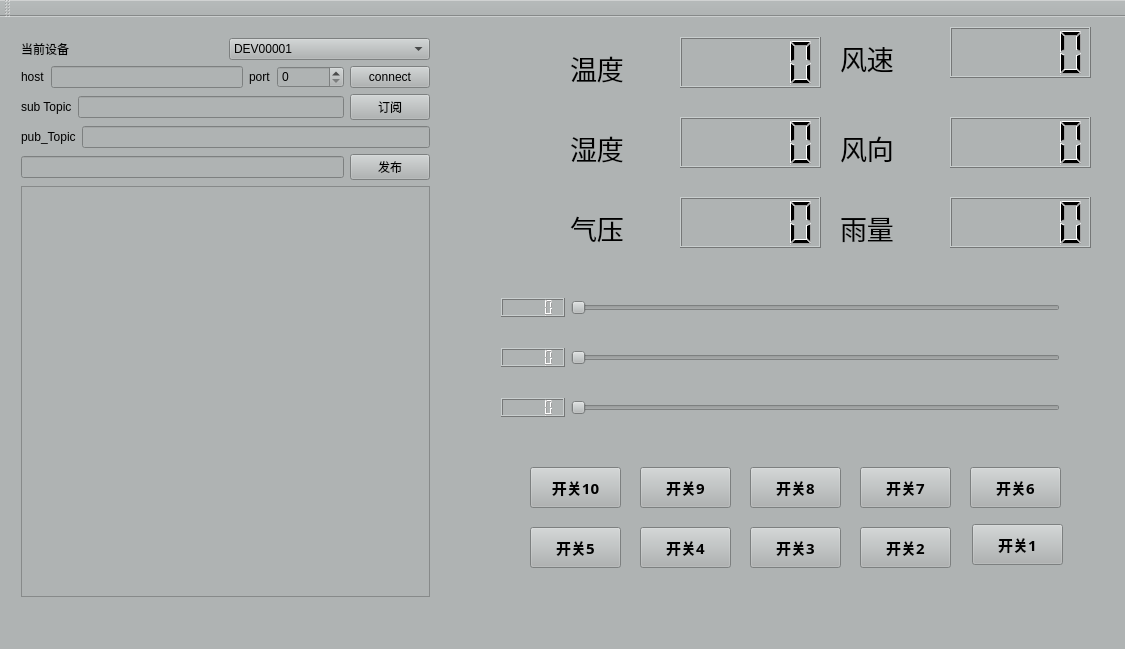
<?xml version="1.0" encoding="UTF-8"?>
<ui version="4.0">
 <class>MainWindow</class>
 <widget class="QMainWindow" name="MainWindow">
  <property name="geometry">
   <rect>
    <x>0</x>
    <y>0</y>
    <width>1125</width>
    <height>649</height>
   </rect>
  </property>
  <property name="windowTitle">
   <string>MainWindow</string>
  </property>
  <property name="autoFillBackground">
   <bool>false</bool>
  </property>
  <property name="styleSheet">
   <string notr="true">background-color: rgb(175, 179, 179);</string>
  </property>
  <widget class="QWidget" name="centralWidget">
   <widget class="QLCDNumber" name="lcdNumber_Temperature">
    <property name="geometry">
     <rect>
      <x>680</x>
      <y>20</y>
      <width>141</width>
      <height>51</height>
     </rect>
    </property>
   </widget>
   <widget class="QLabel" name="label_3">
    <property name="geometry">
     <rect>
      <x>570</x>
      <y>30</y>
      <width>81</width>
      <height>41</height>
     </rect>
    </property>
    <property name="font">
     <font>
      <family>Arial</family>
      <pointsize>20</pointsize>
     </font>
    </property>
    <property name="text">
     <string>温度</string>
    </property>
   </widget>
   <widget class="QLCDNumber" name="lcdNumber_Humidity">
    <property name="geometry">
     <rect>
      <x>680</x>
      <y>100</y>
      <width>141</width>
      <height>51</height>
     </rect>
    </property>
   </widget>
   <widget class="QLabel" name="label_4">
    <property name="geometry">
     <rect>
      <x>570</x>
      <y>110</y>
      <width>81</width>
      <height>41</height>
     </rect>
    </property>
    <property name="font">
     <font>
      <family>Arial</family>
      <pointsize>20</pointsize>
     </font>
    </property>
    <property name="text">
     <string>湿度</string>
    </property>
   </widget>
   <widget class="QLabel" name="label_5">
    <property name="geometry">
     <rect>
      <x>570</x>
      <y>190</y>
      <width>81</width>
      <height>41</height>
     </rect>
    </property>
    <property name="font">
     <font>
      <family>Arial</family>
      <pointsize>20</pointsize>
     </font>
    </property>
    <property name="text">
     <string>气压</string>
    </property>
   </widget>
   <widget class="QLCDNumber" name="lcdNumber_Press">
    <property name="geometry">
     <rect>
      <x>680</x>
      <y>180</y>
      <width>141</width>
      <height>51</height>
     </rect>
    </property>
   </widget>
   <widget class="QLCDNumber" name="lcdNumber_Speed">
    <property name="geometry">
     <rect>
      <x>950</x>
      <y>10</y>
      <width>141</width>
      <height>51</height>
     </rect>
    </property>
   </widget>
   <widget class="QLabel" name="label_6">
    <property name="geometry">
     <rect>
      <x>840</x>
      <y>20</y>
      <width>81</width>
      <height>41</height>
     </rect>
    </property>
    <property name="font">
     <font>
      <family>Arial</family>
      <pointsize>20</pointsize>
     </font>
    </property>
    <property name="text">
     <string>风速</string>
    </property>
   </widget>
   <widget class="QLCDNumber" name="lcdNumber_Direction">
    <property name="geometry">
     <rect>
      <x>950</x>
      <y>100</y>
      <width>141</width>
      <height>51</height>
     </rect>
    </property>
   </widget>
   <widget class="QLabel" name="label_7">
    <property name="geometry">
     <rect>
      <x>840</x>
      <y>110</y>
      <width>81</width>
      <height>41</height>
     </rect>
    </property>
    <property name="font">
     <font>
      <family>Arial</family>
      <pointsize>20</pointsize>
     </font>
    </property>
    <property name="text">
     <string>风向</string>
    </property>
   </widget>
   <widget class="QPushButton" name="pushButton_SW_00">
    <property name="geometry">
     <rect>
      <x>972</x>
      <y>507</y>
      <width>91</width>
      <height>41</height>
     </rect>
    </property>
    <property name="font">
     <font>
      <family>Agency FB</family>
      <pointsize>11</pointsize>
      <weight>75</weight>
      <bold>true</bold>
     </font>
    </property>
    <property name="text">
     <string>开关1</string>
    </property>
   </widget>
   <widget class="QLabel" name="label_8">
    <property name="geometry">
     <rect>
      <x>840</x>
      <y>190</y>
      <width>81</width>
      <height>41</height>
     </rect>
    </property>
    <property name="font">
     <font>
      <family>Arial</family>
      <pointsize>20</pointsize>
     </font>
    </property>
    <property name="text">
     <string>雨量</string>
    </property>
   </widget>
   <widget class="QLCDNumber" name="lcdNumber_Rain">
    <property name="geometry">
     <rect>
      <x>950</x>
      <y>180</y>
      <width>141</width>
      <height>51</height>
     </rect>
    </property>
   </widget>
   <widget class="QPushButton" name="pushButton_SW_01">
    <property name="geometry">
     <rect>
      <x>860</x>
      <y>510</y>
      <width>91</width>
      <height>41</height>
     </rect>
    </property>
    <property name="font">
     <font>
      <family>Agency FB</family>
      <pointsize>11</pointsize>
      <weight>75</weight>
      <bold>true</bold>
     </font>
    </property>
    <property name="autoFillBackground">
     <bool>false</bool>
    </property>
    <property name="text">
     <string>开关2</string>
    </property>
   </widget>
   <widget class="QPushButton" name="pushButton_SW_02">
    <property name="geometry">
     <rect>
      <x>750</x>
      <y>510</y>
      <width>91</width>
      <height>41</height>
     </rect>
    </property>
    <property name="font">
     <font>
      <family>Agency FB</family>
      <pointsize>11</pointsize>
      <weight>75</weight>
      <bold>true</bold>
     </font>
    </property>
    <property name="autoFillBackground">
     <bool>false</bool>
    </property>
    <property name="text">
     <string>开关3</string>
    </property>
   </widget>
   <widget class="QPushButton" name="pushButton_SW_03">
    <property name="geometry">
     <rect>
      <x>640</x>
      <y>510</y>
      <width>91</width>
      <height>41</height>
     </rect>
    </property>
    <property name="font">
     <font>
      <family>Agency FB</family>
      <pointsize>11</pointsize>
      <weight>75</weight>
      <bold>true</bold>
     </font>
    </property>
    <property name="autoFillBackground">
     <bool>false</bool>
    </property>
    <property name="text">
     <string>开关4</string>
    </property>
   </widget>
   <widget class="QPushButton" name="pushButton_SW_04">
    <property name="geometry">
     <rect>
      <x>530</x>
      <y>510</y>
      <width>91</width>
      <height>41</height>
     </rect>
    </property>
    <property name="font">
     <font>
      <family>Agency FB</family>
      <pointsize>11</pointsize>
      <weight>75</weight>
      <bold>true</bold>
     </font>
    </property>
    <property name="autoFillBackground">
     <bool>false</bool>
    </property>
    <property name="text">
     <string>开关5</string>
    </property>
   </widget>
   <widget class="QPushButton" name="pushButton_SW_05">
    <property name="geometry">
     <rect>
      <x>970</x>
      <y>450</y>
      <width>91</width>
      <height>41</height>
     </rect>
    </property>
    <property name="font">
     <font>
      <family>Agency FB</family>
      <pointsize>11</pointsize>
      <weight>75</weight>
      <bold>true</bold>
     </font>
    </property>
    <property name="autoFillBackground">
     <bool>false</bool>
    </property>
    <property name="text">
     <string>开关6</string>
    </property>
   </widget>
   <widget class="QPushButton" name="pushButton_SW_06">
    <property name="geometry">
     <rect>
      <x>860</x>
      <y>450</y>
      <width>91</width>
      <height>41</height>
     </rect>
    </property>
    <property name="font">
     <font>
      <family>Agency FB</family>
      <pointsize>11</pointsize>
      <weight>75</weight>
      <bold>true</bold>
     </font>
    </property>
    <property name="autoFillBackground">
     <bool>false</bool>
    </property>
    <property name="text">
     <string>开关7</string>
    </property>
   </widget>
   <widget class="QPushButton" name="pushButton_SW_07">
    <property name="geometry">
     <rect>
      <x>750</x>
      <y>450</y>
      <width>91</width>
      <height>41</height>
     </rect>
    </property>
    <property name="font">
     <font>
      <family>Agency FB</family>
      <pointsize>11</pointsize>
      <weight>75</weight>
      <bold>true</bold>
     </font>
    </property>
    <property name="autoFillBackground">
     <bool>false</bool>
    </property>
    <property name="text">
     <string>开关8</string>
    </property>
   </widget>
   <widget class="QPushButton" name="pushButton_SW_08">
    <property name="geometry">
     <rect>
      <x>640</x>
      <y>450</y>
      <width>91</width>
      <height>41</height>
     </rect>
    </property>
    <property name="font">
     <font>
      <family>Agency FB</family>
      <pointsize>11</pointsize>
      <weight>75</weight>
      <bold>true</bold>
     </font>
    </property>
    <property name="autoFillBackground">
     <bool>false</bool>
    </property>
    <property name="text">
     <string>开关9</string>
    </property>
   </widget>
   <widget class="QPushButton" name="pushButton_SW_09">
    <property name="geometry">
     <rect>
      <x>530</x>
      <y>450</y>
      <width>91</width>
      <height>41</height>
     </rect>
    </property>
    <property name="font">
     <font>
      <family>Agency FB</family>
      <pointsize>11</pointsize>
      <weight>75</weight>
      <bold>true</bold>
     </font>
    </property>
    <property name="autoFillBackground">
     <bool>false</bool>
    </property>
    <property name="text">
     <string>开关10</string>
    </property>
   </widget>
   <widget class="QWidget" name="layoutWidget">
    <property name="geometry">
     <rect>
      <x>10</x>
      <y>10</y>
      <width>431</width>
      <height>581</height>
     </rect>
    </property>
    <layout class="QVBoxLayout" name="verticalLayout">
     <item>
      <layout class="QHBoxLayout" name="horizontalLayout_5">
       <item>
        <widget class="QLabel" name="label_9">
         <property name="text">
          <string>当前设备</string>
         </property>
        </widget>
       </item>
       <item>
        <widget class="QComboBox" name="comboBox_dev">
         <item>
          <property name="text">
           <string>DEV00001</string>
          </property>
         </item>
         <item>
          <property name="text">
           <string>DEV00002</string>
          </property>
         </item>
         <item>
          <property name="text">
           <string>DEV00003</string>
          </property>
         </item>
         <item>
          <property name="text">
           <string>DEV00004</string>
          </property>
         </item>
         <item>
          <property name="text">
           <string>DEV00005</string>
          </property>
         </item>
         <item>
          <property name="text">
           <string>DEV00006</string>
          </property>
         </item>
         <item>
          <property name="text">
           <string>DEV00007</string>
          </property>
         </item>
         <item>
          <property name="text">
           <string>DEV00008</string>
          </property>
         </item>
         <item>
          <property name="text">
           <string>DEV00009</string>
          </property>
         </item>
         <item>
          <property name="text">
           <string>DEV00010</string>
          </property>
         </item>
        </widget>
       </item>
      </layout>
     </item>
     <item>
      <layout class="QHBoxLayout" name="horizontalLayout">
       <item>
        <widget class="QLabel" name="label_host">
         <property name="text">
          <string>host</string>
         </property>
        </widget>
       </item>
       <item>
        <widget class="QLineEdit" name="lineEdit_host">
         <property name="text">
          <string/>
         </property>
        </widget>
       </item>
       <item>
        <widget class="QLabel" name="label_port">
         <property name="text">
          <string>port</string>
         </property>
        </widget>
       </item>
       <item>
        <widget class="QSpinBox" name="spinBox_port">
         <property name="maximumSize">
          <size>
           <width>71</width>
           <height>22</height>
          </size>
         </property>
         <property name="maximum">
          <number>200000</number>
         </property>
        </widget>
       </item>
       <item>
        <widget class="QPushButton" name="pushButton_connect">
         <property name="text">
          <string>connect</string>
         </property>
        </widget>
       </item>
      </layout>
     </item>
     <item>
      <layout class="QHBoxLayout" name="horizontalLayout_2">
       <item>
        <widget class="QLabel" name="label">
         <property name="text">
          <string>sub Topic</string>
         </property>
        </widget>
       </item>
       <item>
        <widget class="QLineEdit" name="lineEdit_sub"/>
       </item>
       <item>
        <widget class="QPushButton" name="pushButton_sub">
         <property name="text">
          <string>订阅</string>
         </property>
        </widget>
       </item>
      </layout>
     </item>
     <item>
      <layout class="QHBoxLayout" name="horizontalLayout_3">
       <item>
        <widget class="QLabel" name="label_2">
         <property name="text">
          <string>pub_Topic</string>
         </property>
        </widget>
       </item>
       <item>
        <widget class="QLineEdit" name="lineEdit_pub"/>
       </item>
      </layout>
     </item>
     <item>
      <layout class="QHBoxLayout" name="horizontalLayout_4">
       <item>
        <widget class="QLineEdit" name="lineEdit_pubmsg"/>
       </item>
       <item>
        <widget class="QPushButton" name="pushButton_pub">
         <property name="text">
          <string>发布</string>
         </property>
        </widget>
       </item>
      </layout>
     </item>
     <item>
      <widget class="QTextEdit" name="textEdit_recvmsg"/>
     </item>
    </layout>
   </widget>
   <widget class="QWidget" name="layoutWidget">
    <property name="geometry">
     <rect>
      <x>490</x>
      <y>370</y>
      <width>581</width>
      <height>41</height>
     </rect>
    </property>
    <layout class="QHBoxLayout" name="horizontalLayout_6">
     <item>
      <widget class="QLCDNumber" name="lcdNumber_number_3">
       <property name="styleSheet">
        <string notr="true">color: rgb(0, 255, 127);</string>
       </property>
      </widget>
     </item>
     <item>
      <widget class="QSlider" name="horizontalSlider_3">
       <property name="maximum">
        <number>255</number>
       </property>
       <property name="orientation">
        <enum>Qt::Horizontal</enum>
       </property>
      </widget>
     </item>
    </layout>
   </widget>
   <widget class="QWidget" name="layoutWidget">
    <property name="geometry">
     <rect>
      <x>490</x>
      <y>320</y>
      <width>581</width>
      <height>41</height>
     </rect>
    </property>
    <layout class="QHBoxLayout" name="horizontalLayout_7">
     <item>
      <widget class="QLCDNumber" name="lcdNumber_number_2">
       <property name="styleSheet">
        <string notr="true">color: rgb(0, 255, 127);</string>
       </property>
      </widget>
     </item>
     <item>
      <widget class="QSlider" name="horizontalSlider_2">
       <property name="maximum">
        <number>255</number>
       </property>
       <property name="orientation">
        <enum>Qt::Horizontal</enum>
       </property>
      </widget>
     </item>
    </layout>
   </widget>
   <widget class="QWidget" name="layoutWidget">
    <property name="geometry">
     <rect>
      <x>490</x>
      <y>270</y>
      <width>581</width>
      <height>41</height>
     </rect>
    </property>
    <layout class="QHBoxLayout" name="horizontalLayout_8">
     <item>
      <widget class="QLCDNumber" name="lcdNumber_number">
       <property name="styleSheet">
        <string notr="true">color: rgb(0, 255, 0);</string>
       </property>
      </widget>
     </item>
     <item>
      <widget class="QSlider" name="horizontalSlider">
       <property name="maximum">
        <number>255</number>
       </property>
       <property name="orientation">
        <enum>Qt::Horizontal</enum>
       </property>
      </widget>
     </item>
    </layout>
   </widget>
  </widget>
  <widget class="QMenuBar" name="menuBar">
   <property name="geometry">
    <rect>
     <x>0</x>
     <y>0</y>
     <width>1125</width>
     <height>26</height>
    </rect>
   </property>
  </widget>
  <widget class="QToolBar" name="mainToolBar">
   <attribute name="toolBarArea">
    <enum>TopToolBarArea</enum>
   </attribute>
   <attribute name="toolBarBreak">
    <bool>false</bool>
   </attribute>
  </widget>
  <widget class="QStatusBar" name="statusBar"/>
 </widget>
 <layoutdefault spacing="6" margin="11"/>
 <resources/>
 <connections/>
</ui>
